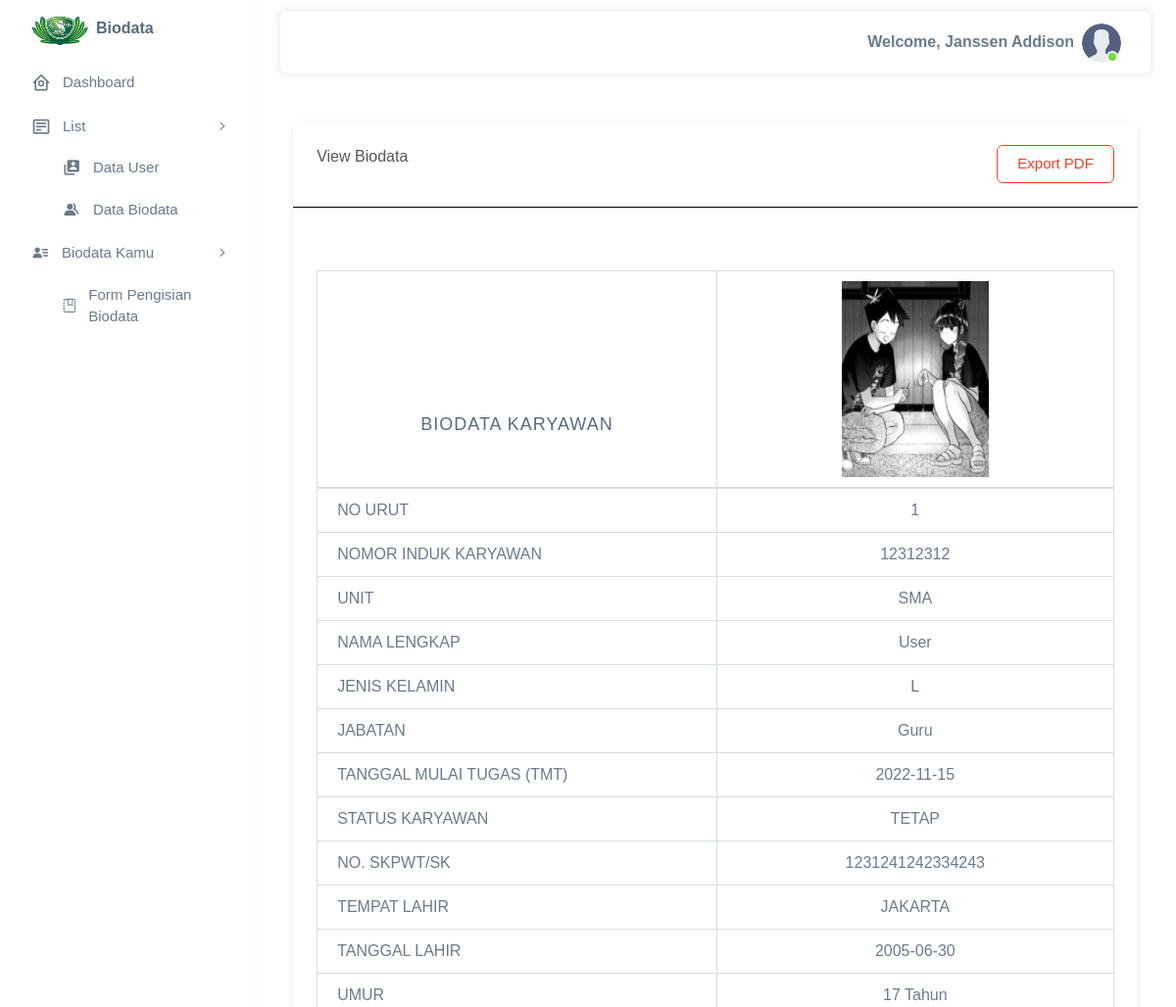
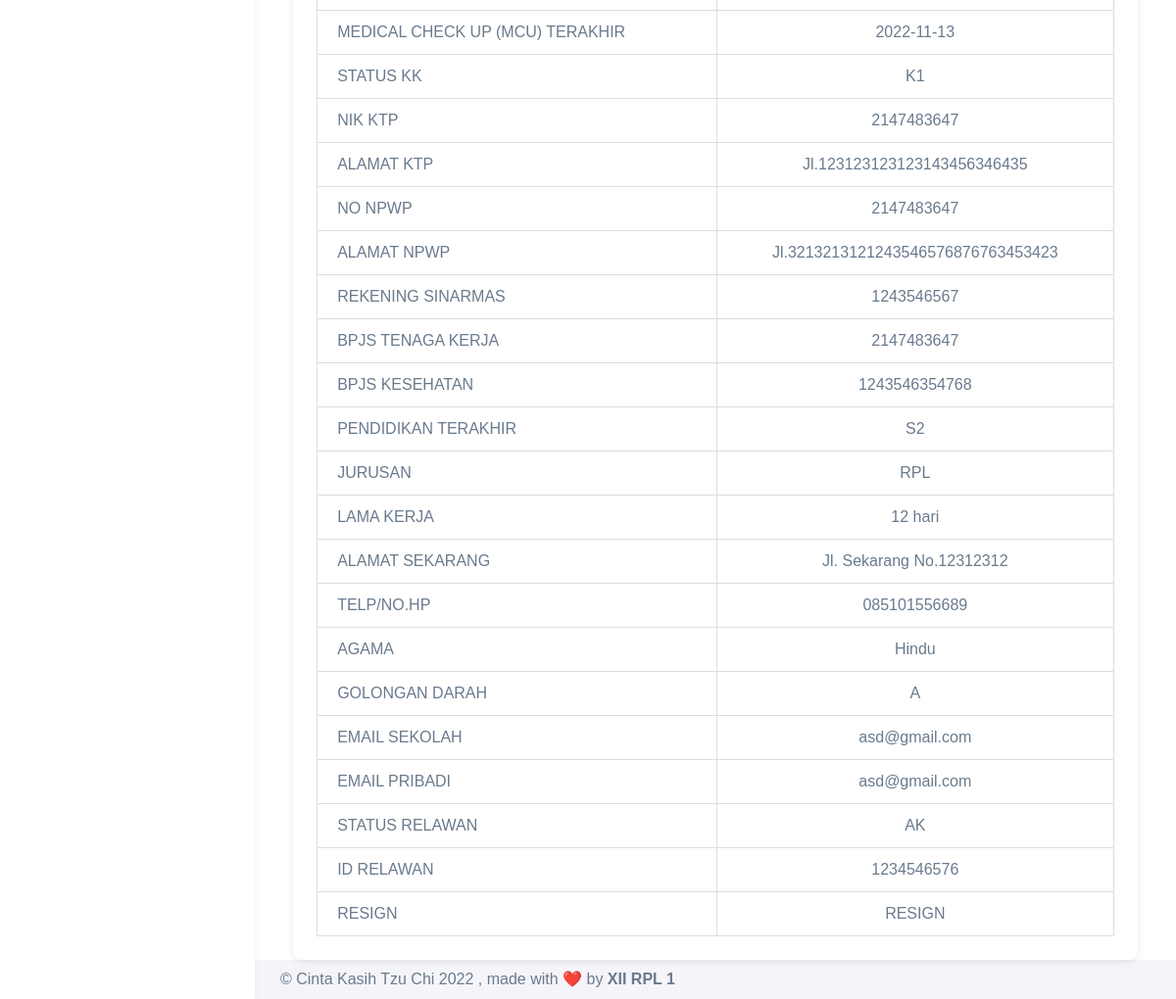
/frontend/biodata/view.php?id=1 (signed in), run on the app's committed database (2 pictures, top to bottom).
### tables this page shows
CREATE TABLE `biodata` (
  `id` int(11) NOT NULL,
  `nomor_induk_karyawan` varchar(8) NOT NULL,
  `unit` varchar(3) NOT NULL,
  `nama_lengkap` varchar(50) NOT NULL,
  `jenis_kelamin` enum('L','P') NOT NULL,
  `jabatan` varchar(20) NOT NULL,
  `tanggal_mulai_tugas` date NOT NULL,
  `status_karyawan` varchar(10) NOT NULL,
  `skpwt/sk` varchar(25) NOT NULL,
  `tempat_lahir` varchar(20) NOT NULL,
  `tanggal_lahir` date NOT NULL,
  `medical_check_up` date NOT NULL,
  `status_kk` varchar(3) NOT NULL,
  `nik_ktp` varchar(16) NOT NULL,
  `alamat_ktp` text NOT NULL,
  `no_npwp` varchar(16) NOT NULL,
  `alamat_npwp` text NOT NULL,
  `rekening_sinarmas` varchar(10) NOT NULL,
  `bpjs_tenaga_kerja` varchar(11) NOT NULL,
  `bpjs_kesehatan` varchar(13) NOT NULL,
  `pendidikan_terakhir` varchar(5) NOT NULL,
  `jurusan` varchar(25) NOT NULL,
  `alamat_sekarang` varchar(25) NOT NULL,
  `nohp` varchar(13) NOT NULL,
  `agama` varchar(13) NOT NULL,
  `golongan_darah` varchar(3) NOT NULL,
  `email_sekolah` varchar(50) NOT NULL,
  `email_pribadi` varchar(50) NOT NULL,
  `status_relawan` varchar(10) NOT NULL,
  `id_relawan` varchar(10) NOT NULL,
  `resign` enum('AKTIF','MATI','RESIGN') NOT NULL,
  `gambar` varchar(50) NOT NULL
);

### frontend/biodata/view.php (the view, shortened to what this page needs)
<?php
include "../header.php";
if(isset($_GET['id'])){
    $id = $_GET['id'];
$query = mysqli_query($db, "SELECT * FROM biodata WHERE id=$id");
while($row = mysqli_fetch_array($query)){
?>
<div class="content-wrapper">
    <div class="row justify-content-center">
        <div class="col-md-11">
            <div class="card" style="margin-top:50px;">
                <div class="card-header" style="border-bottom:black solid 1px;">View Biodata
                <a href="export/index.php?id=<?= $id ?>" class="btn btn-outline-danger" style="float:right;">Export PDF</a>
                </div>
                <div class="card-body" style="margin-top:1em;">
                    <div class="table-responsive" style="margin-top:3em;">
                        <table class="table table-bordered">
                            <thead>
                                <tr>
                                    <th><h1 style="text-align:center; padding-bottom:1.5em;">BIODATA KARYAWAN</h1></th>
                                    <th><center><img src="../../assets/images/img/<?= $row['gambar'] ?>" alt="Gambar Profil" width=150em height=200em></center></th>
                                </tr>
                            </thead>
                            <tbody>
                                <tr>
                                    <td>NO URUT</td><td style="text-align:center;"><?= $row['id'] ?></td></tr>
                                    <td>NOMOR INDUK KARYAWAN</td><td style="text-align:center;"><?= $row['nomor_induk_karyawan'] ?></td></tr>
                                    <td>UNIT</td><td style="text-align:center;"><?= $row['unit'] ?></td></tr>
                                    <td>NAMA LENGKAP</td><td style="text-align:center;"><?= $row['nama_lengkap'] ?></td></tr>
                                    <td>JENIS KELAMIN</td><td style="text-align:center;"><?= $row['jenis_kelamin'] ?></td></tr>
                                    <td>JABATAN</td><td style="text-align:center;"><?= $row['jabatan'] ?></td></tr>
                                    <td>TANGGAL MULAI TUGAS (TMT)</td><td style="text-align:center;"><?= $row['tanggal_mulai_tugas'] ?></td></tr>
                                    <td>STATUS KARYAWAN</td><td style="text-align:center;"><?= $row['status_karyawan'] ?></td></tr>
                                    <td>NO. SKPWT/SK</td><td style="text-align:center;"><?= $row['skpwt/sk'] ?></td></tr>
                                    <td>TEMPAT LAHIR</td><td style="text-align:center;"><?= $row['tempat_lahir'] ?></td></tr>
                                    <td>TANGGAL LAHIR</td><td style="text-align:center;"><?= $row['tanggal_lahir'] ?></td></tr>
                                    <td>UMUR</td><td style="text-align:center;">
                                        <?php
                                        $date1 = strtotime($row['tanggal_lahir']);
                                        $date2 = strtotime(date("Y-m-d"));
                                        $year = $date2-$date1;
                                        echo round($year/31557600,0,PHP_ROUND_HALF_DOWN);
                                          ?>
                                          Tahun
                                </td></tr>
                                    <td>MEDICAL CHECK UP (MCU) TERAKHIR</td><td style="text-align:center;"><?= $row['medical_check_up'] ?></td></tr>
                                    <td>STATUS KK</td><td style="text-align:center;"><?= $row['status_kk'] ?></td></tr>
                                    <td>NIK KTP</td><td style="text-align:center;"><?= $row['nik_ktp'] ?></td></tr>
                                    <td>ALAMAT KTP</td><td style="text-align:center;"><?= $row['alamat_ktp'] ?></td></tr>
                                    <td>NO NPWP</td><td style="text-align:center;"><?= $row['no_npwp'] ?></td></tr>
                                    <td>ALAMAT NPWP</td><td style="text-align:center;"><?= $row['alamat_npwp'] ?></td></tr>
                                    <td>REKENING SINARMAS</td><td style="text-align:center;"><?= $row['rekening_sinarmas'] ?></td></tr>
                                    <td>BPJS TENAGA KERJA</td><td style="text-align:center;"><?= $row['bpjs_tenaga_kerja'] ?></td></tr>
                                    <td>BPJS KESEHATAN</td><td style="text-align:center;"><?= $row['bpjs_kesehatan'] ?></td></tr>
                                    <td>PENDIDIKAN TERAKHIR</td><td style="text-align:center;"><?= $row['pendidikan_terakhir'] ?></td></tr>
                                    <td>JURUSAN</td><td style="text-align:center;"><?= $row['jurusan'] ?></td></tr>
                                    <td>LAMA KERJA</td><td style="text-align:center;">
                                    <?php
                                        $date1 = strtotime($row['tanggal_mulai_tugas']);
                                        $date2 = strtotime(date("Y-m-d"));
                                        $sec = $date2-$date1;
                                        echo round($sec/86400,0,PHP_ROUND_HALF_DOWN);
                                          ?>
                                          hari
                                </td></tr>
                                    <td>ALAMAT SEKARANG</td><td style="text-align:center;"><?= $row['alamat_sekarang'] ?></td></tr>
                                    <td>TELP/NO.HP</td><td style="text-align:center;"><?= $row['nohp'] ?></td></tr>
                                    <td>AGAMA</td><td style="text-align:center;"><?= $row['agama'] ?></td></tr>
                                    <td>GOLONGAN DARAH</td><td style="text-align:center;"><?= $row['golongan_darah'] ?></td></tr>
                                    <td>EMAIL SEKOLAH</td><td style="text-align:center;"><?= $row['email_sekolah'] ?></td></tr>
                                    <td>EMAIL PRIBADI</td><td style="text-align:center;"><?= $row['email_pribadi'] ?></td></tr>
                                    <td>STATUS RELAWAN</td><td style="text-align:center;"><?= $row['status_relawan'] ?></td></tr>
                                    <td>ID RELAWAN</td><td style="text-align:center;"><?= $row['id_relawan'] ?></td></tr>
                                    <td>RESIGN</td><td style="text-align:center;"><?= $row['resign'] ?></td></tr>
                            </tbody>
                        </table>
                    </div>
                </div>
            </div>
        </div>
    </div>
    <?php
}
}
  include '../footer.php';
  ?>

### data on the page
biodata: gambar (picture), id "1", nomor_induk_karyawan "12312312", unit "SMA", nama_lengkap "User", jenis_kelamin "L", jabatan "Guru", tanggal_mulai_tugas "2022-11-15", status_karyawan "TETAP", value "1231241242334243", tempat_lahir "JAKARTA", tanggal_lahir "2005-06-30", medical_check_up "2022-11-13", status_kk "K1", nik_ktp "2147483647", alamat_ktp "Jl.123123123123143456346435", no_npwp "2147483647", alamat_npwp "Jl.3213213121243546576876763453423", rekening_sinarmas "1243546567", bpjs_tenaga_kerja "2147483647", bpjs_kesehatan "1243546354768", pendidikan_terakhir "S2", jurusan "RPL", alamat_sekarang "Jl. Sekarang No.12312312", nohp "085101556689", agama "Hindu", golongan_darah "A", email_sekolah "asd@gmail.com", email_pribadi "asd@gmail.com", status_relawan "AK", id_relawan "1234546576", resign "RESIGN"

### other printed values
$_SESSION['nama'] "Janssen Addison"
